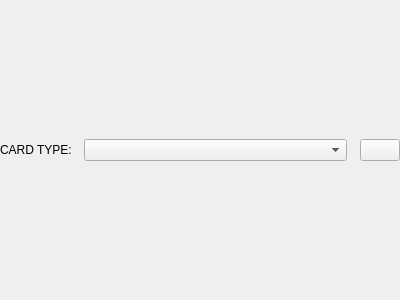
<?xml version="1.0" encoding="UTF-8"?>
<ui version="4.0">
 <class>Form</class>
 <widget class="QWidget" name="Form">
  <property name="geometry">
   <rect>
    <x>0</x>
    <y>0</y>
    <width>400</width>
    <height>300</height>
   </rect>
  </property>
  <property name="windowTitle">
   <string>card_templates_form</string>
  </property>
  <layout class="QVBoxLayout" name="verticalLayout">
   <property name="spacing">
    <number>3</number>
   </property>
   <property name="leftMargin">
    <number>0</number>
   </property>
   <property name="topMargin">
    <number>0</number>
   </property>
   <property name="rightMargin">
    <number>0</number>
   </property>
   <property name="bottomMargin">
    <number>0</number>
   </property>
   <item>
    <layout class="QHBoxLayout" name="horizontalLayout">
     <property name="spacing">
      <number>12</number>
     </property>
     <item>
      <widget class="QLabel" name="card_type_label">
       <property name="text">
        <string notr="true">CARD TYPE:</string>
       </property>
      </widget>
     </item>
     <item>
      <widget class="QComboBox" name="templatesBox">
       <property name="sizePolicy">
        <sizepolicy hsizetype="Expanding" vsizetype="Fixed">
         <horstretch>30</horstretch>
         <verstretch>0</verstretch>
        </sizepolicy>
       </property>
       <property name="maxVisibleItems">
        <number>30</number>
       </property>
      </widget>
     </item>
     <item>
      <spacer name="horizontalSpacer">
       <property name="orientation">
        <enum>Qt::Horizontal</enum>
       </property>
       <property name="sizeType">
        <enum>QSizePolicy::MinimumExpanding</enum>
       </property>
       <property name="sizeHint" stdset="0">
        <size>
         <width>1</width>
         <height>20</height>
        </size>
       </property>
      </spacer>
     </item>
     <item>
      <widget class="QPushButton" name="templateOptions">
       <property name="text">
        <string/>
       </property>
       <property name="autoDefault">
        <bool>false</bool>
       </property>
       <property name="default">
        <bool>false</bool>
       </property>
      </widget>
     </item>
    </layout>
   </item>
  </layout>
 </widget>
 <resources/>
 <connections/>
</ui>
